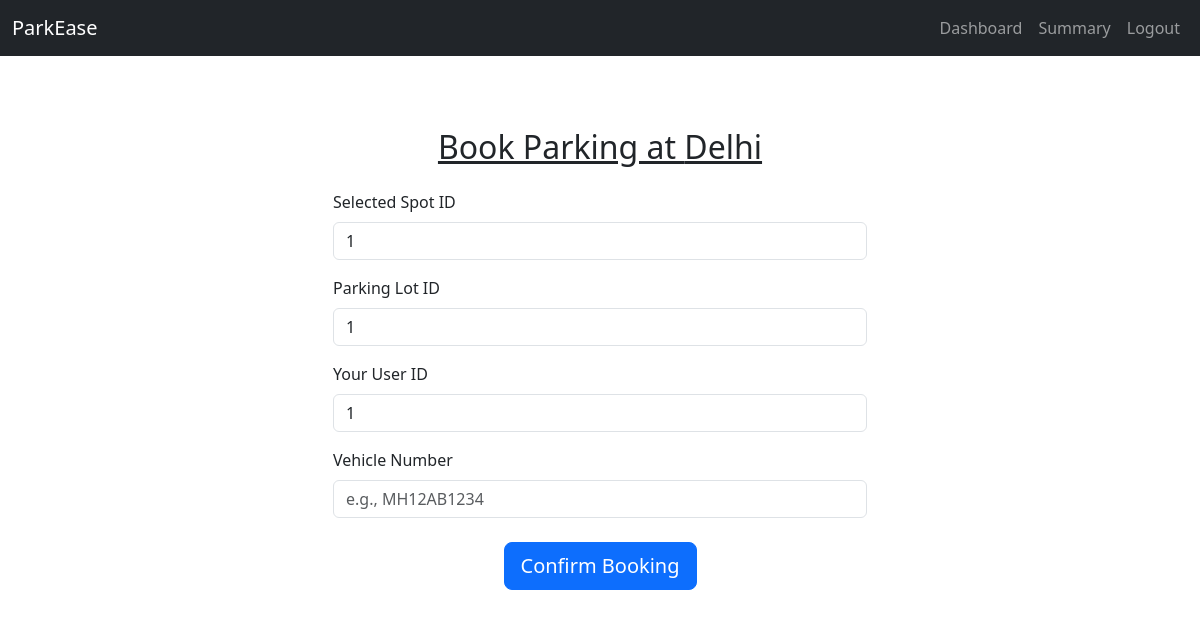
The page /user/book/1 (signed in) on the database its author committed.
### models.py (models this page shows)
class ParkingLot(db.Model):
    __tablename__ = 'parking_lots'
    id = db.Column(db.Integer, primary_key=True)
    prime_location_name = db.Column(db.String(100), nullable=False)
    address = db.Column(db.String(200), nullable=False)
    pin_code = db.Column(db.String(10), nullable=False)
    price = db.Column(db.Float, nullable=False)
    max_spots = db.Column(db.Integer, nullable=False)
    spots = db.relationship('ParkingSpot', back_populates='lot', cascade='all, delete-orphan')

class ParkingSpot(db.Model):
    __tablename__ = 'parking_spots'
    id = db.Column(db.Integer, primary_key=True)
    lot_id = db.Column(db.Integer, db.ForeignKey('parking_lots.id'), nullable=False)
    status = db.Column(db.String(1), nullable=False, default='A')  # 'A' for available, 'O' for occupied
    lot = db.relationship('ParkingLot', back_populates='spots')
    reservations = db.relationship('Reservation', back_populates='spot')

### routes.py (the view, shortened to what this page needs)
    @app.route('/user/book/<int:lot_id>', methods=['GET', 'POST'])
    def book_parking(lot_id):
        if not session.get('user_id'):
            return redirect(url_for('login'))
        lot = ParkingLot.query.get_or_404(lot_id)
        user = User.query.get(session['user_id'])
        available_spot = ParkingSpot.query.filter_by(lot_id=lot.id, status='A').first()
        if not available_spot:
            return render_template('no_spot_available.html')
        return render_template('book_parking.html', lot=lot, spot=available_spot)

### templates/book_parking.html (shortened to what this page needs)
<!DOCTYPE html>
<html lang="en">
<head>
    <link href="https://cdn.jsdelivr.net/npm/bootstrap@5.3.7/dist/css/bootstrap.min.css" rel="stylesheet">
</head>
{% extends 'index.html' %}
    {% block content %}
    <div class="container mt-4">
        <div class="row justify-content-center">
            <div class="col-lg-6 col-md-8">
                <h2 class="text-center mb-4"><u>Book Parking at {{ lot.prime_location_name }}</u></h2>
                <form method="post" action="{{ url_for('book_parking', lot_id=lot.id) }}">
                    <div class="mb-3">
                        <label for="parking_spot_id" class="form-label">Selected Spot ID</label>
                        <input type="text" class="form-control" id="parking_spot_id" name="parking_spot_id" value="{{ spot.id }}" readonly required>
                    </div>
                    <div class="mb-3">
                        <label for="parking_lot_id" class="form-label">Parking Lot ID</label>
                        <input type="text" class="form-control" id="parking_lot_id" name="parking_lot_id" value="{{ lot.id }}" readonly required>
                    </div>
                    <div class="mb-3">
                        <label for="user_id" class="form-label">Your User ID</label>
                        <input type="text" class="form-control" id="user_id" name="user_id" value="{{ session['user_id'] }}" readonly required>
                    </div>
                    <div class="mb-4">
                        <label for="vehicle_number" class="form-label">Vehicle Number</label>
                        <input type="text" class="form-control" id="vehicle_number" name="vehicle_number" placeholder="e.g., MH12AB1234" required>
                    </div>
                    <div class="text-center">
                        <button type="submit" class="btn btn-primary btn-lg">Confirm Booking</button>
                    </div>
                </form>
            </div>
        </div>
    </div>
    {% endblock %}

### rows shown on the page
ParkingLot: prime_location_name "Delhi", parking_lot_id "1"
ParkingSpot: parking_spot_id "1"
